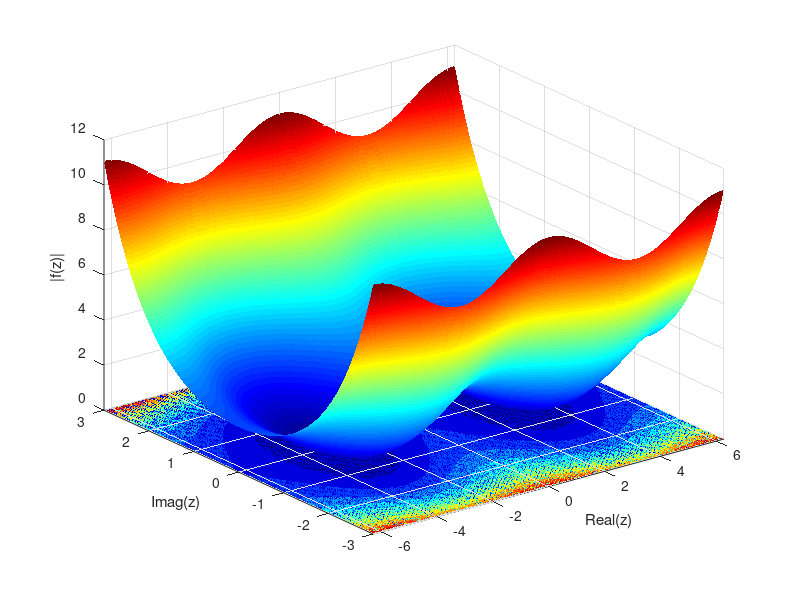
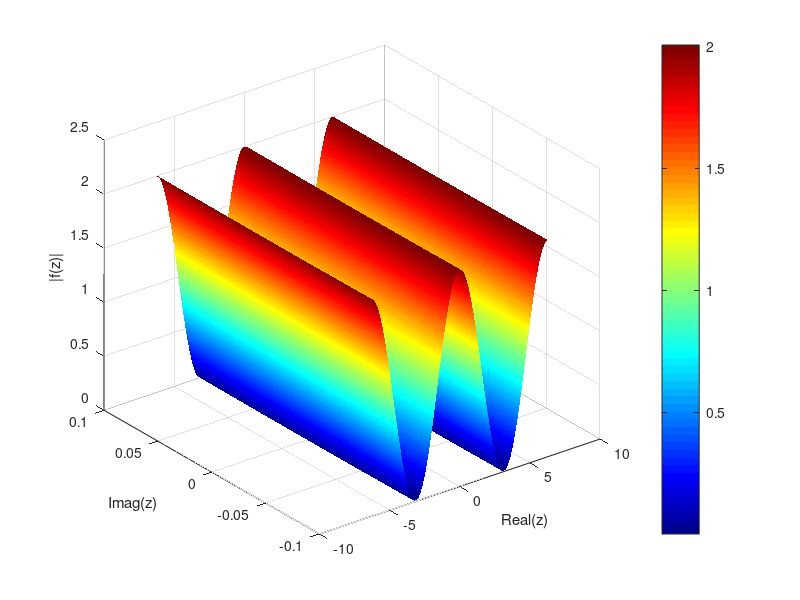

These figures' MATLAB source, in order:
%a)
f=@(z) cos(z)+1; %Função do enunciado
%Criação de uma matriz com os valores de x,y
[x,y]=meshgrid(-2*pi:0.01:2*pi,-3:0.01:3); 
z=x+1i*y;
fz=f(z);
abs_fz=abs(fz); %Cálculo do módulo de f(z)
figure;
surf(x,y,abs_fz, 'EdgeColor', 'none');%Construção do gráfico
colormap(jet);
hold on;
contourf(x,y,abs_fz,10,'LineColor','none');
hold off;
xlabel('Real(z)')
            ylabel('Imag(z)')
zlabel('|f(z)|')
%b)
y_range=-0.1:0.01:0.1;  %Definição dos intervalos
x_range=-2*pi:0.01:2*pi;
absfz=zeros(length(y_range), length(x_range)); %Inicialização de uma matriz de 0´s para armazenar os valores de |f(z)|
for i=1:length(y_range)  %Cálculo dos valores do módulo da função para cada iteração
   z=x_range+1i*y_range(i);
   fz2=f(z);
   absfz(i,:)=abs(fz2);
end
figure;
surf(x_range, y_range, absfz, 'EdgeColor', 'none');
colormap(jet);
colorbar;
xlabel('Real(z)')
ylabel('Imag(z)')
zlabel('|f(z)|')